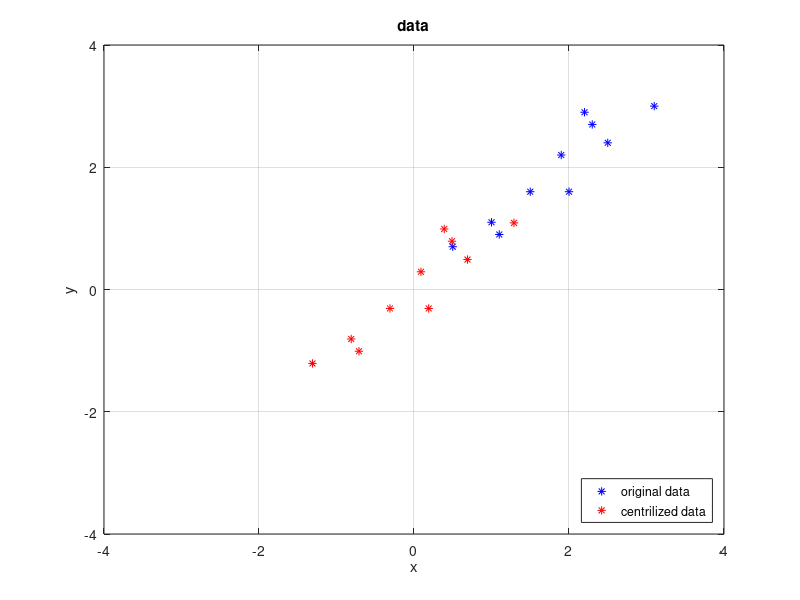

MATLAB code to generate this figure: (Note: this script raises an error after producing the figure.)
clear all;close all;clc;

% data

x=[2.5;0.5;2.2;1.9;3.1;2.3;2;1;1.5;1.1];
y=[2.4;0.7;2.9;2.2;3.0;2.7;1.6;1.1;1.6;0.9];

d=[x y];

figure(1)
plot(x',y','b*')
grid on
xlabel('x')
ylabel('y')
axis([-4,4,-4,4])
title('data')
legend('original data','Location','southeast')
hold on
disp('prsee a key to continue')
pause;
plot(x-mean(x),y-mean(y),'r*')
legend('original data','centrilized data','Location','southeast')
disp('prsee a key to continue')
% pause;
% plot((x-mean(x))/sqrt(cov_matrix(x)),(y-mean(y))/cov_matrix(y),'g*')
% legend('original data','centralized data','standardized data','Location','southeast')


[w,e]=myPCA(d,'');


create_arrow(1,[0 0],w(:,1),e(1),'g',2)
create_arrow(1,[0 0],w(:,2),e(2),'k',2)